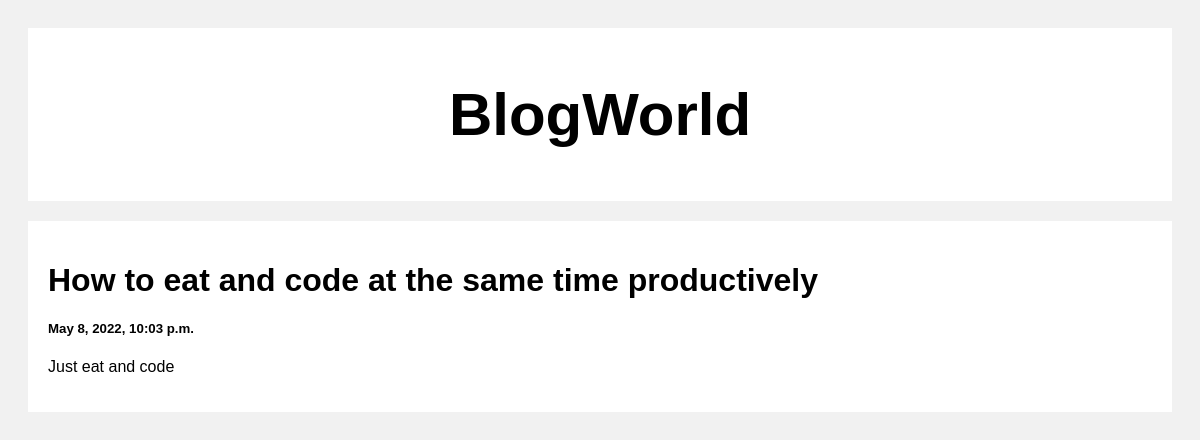
Screenshot of /post/2 with the database file from the repository.
### posts/views.py (the view)
# urls.py: path('post/<str:pk>', views.post, name='post')
def post(request, pk):
    posts = Post.objects.get(id=pk)
    return render(request, 'posts.html', {'posts': posts})

### templates/posts.html (shortened to what this page needs)
<!DOCTYPE html>
<html>
<head>
</head>
<body>
<div class="header">
  <h2>BlogWorld</h2>
</div>
<div class="row">
  <div class="leftcolumn">
    <div class="card">
          <h1>{{posts.title}}</h1>
          <h5>{{posts.created_at}}</h5>
          <p>{{posts.body}}</p>
    </div>
  </div>
</div>
</body>
</html>

### templates/posts.html (style rules this page uses)
* { box-sizing: border-box; }
body { font-family: Arial; padding: 20px; background: #f1f1f1; }
.header { padding: 2px; font-size: 40px; text-align: center; background: white; }
.leftcolumn { float: left; width: 100%; }
.card { background-color: white; padding: 20px; margin-top: 20px; }
.row:after { content: ""; display: table; clear: both; }

### rows the page displays
Post: title "How to eat and code at the same time productively", created_at "May 8, 2022, 10:03 p.m.", body "Just eat and code"
